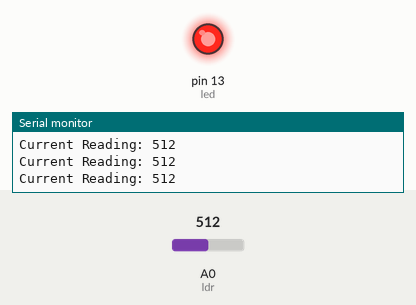
Bench run of a sketch on a simulated Arduino Uno, built with avr-gcc and run on an emulated ATmega328P. Shown: output pins drawn as LEDs (lit = HIGH), the last lines printed to the serial monitor. The test bench sets the inputs (shaded band); at power-on: A0 (ldr) = 512.

Above: at 1.2 s.
1.3 s: A0 (ldr) set to 492
At 1.8 s:
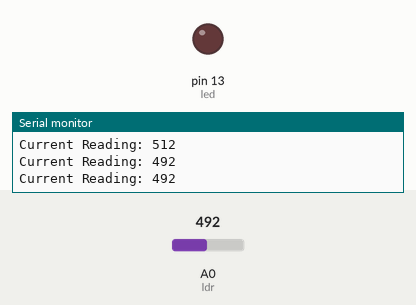
2.9 s: A0 (ldr) set to 510
At 4.2 s:
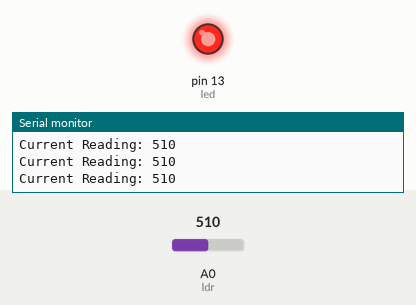
4.5 s: A0 (ldr) set to 490
At 5.7 s:
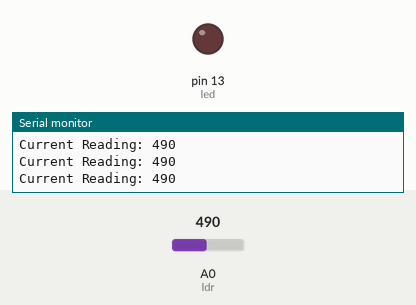
Timing chart, 0 to 7.5 s (numbered marks = the images above; inputs shaded):
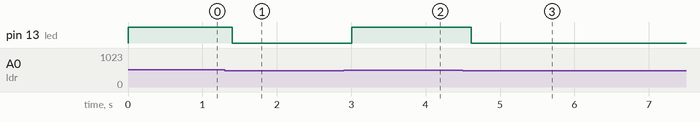

Measured:
- the behaviour switches between 501 and 500 on A0 (ldr) (found by bisection; images 0 and 1)
- after the input at 1.3 s, pin 13 (led): HIGH → LOW after 0.10 s
- after the input at 2.9 s, pin 13 (led): LOW → HIGH after 0.11 s
- after the input at 4.5 s, pin 13 (led): HIGH → LOW after 0.11 s

The sketch:

sketch.ino
```cpp
const int led  = 13;
const int ldr = A0;


void setup() {
  pinMode(led, OUTPUT);
  Serial.begin(9600);
}

void loop() {
  int lightLevel = analogRead(ldr);
  Serial.print("Current Reading: ");
  Serial.println(lightLevel);

  if (lightLevel > 500) {
    digitalWrite(led, HIGH);
  } else {
    digitalWrite(led, LOW);
  }
  delay(200);

}
```
